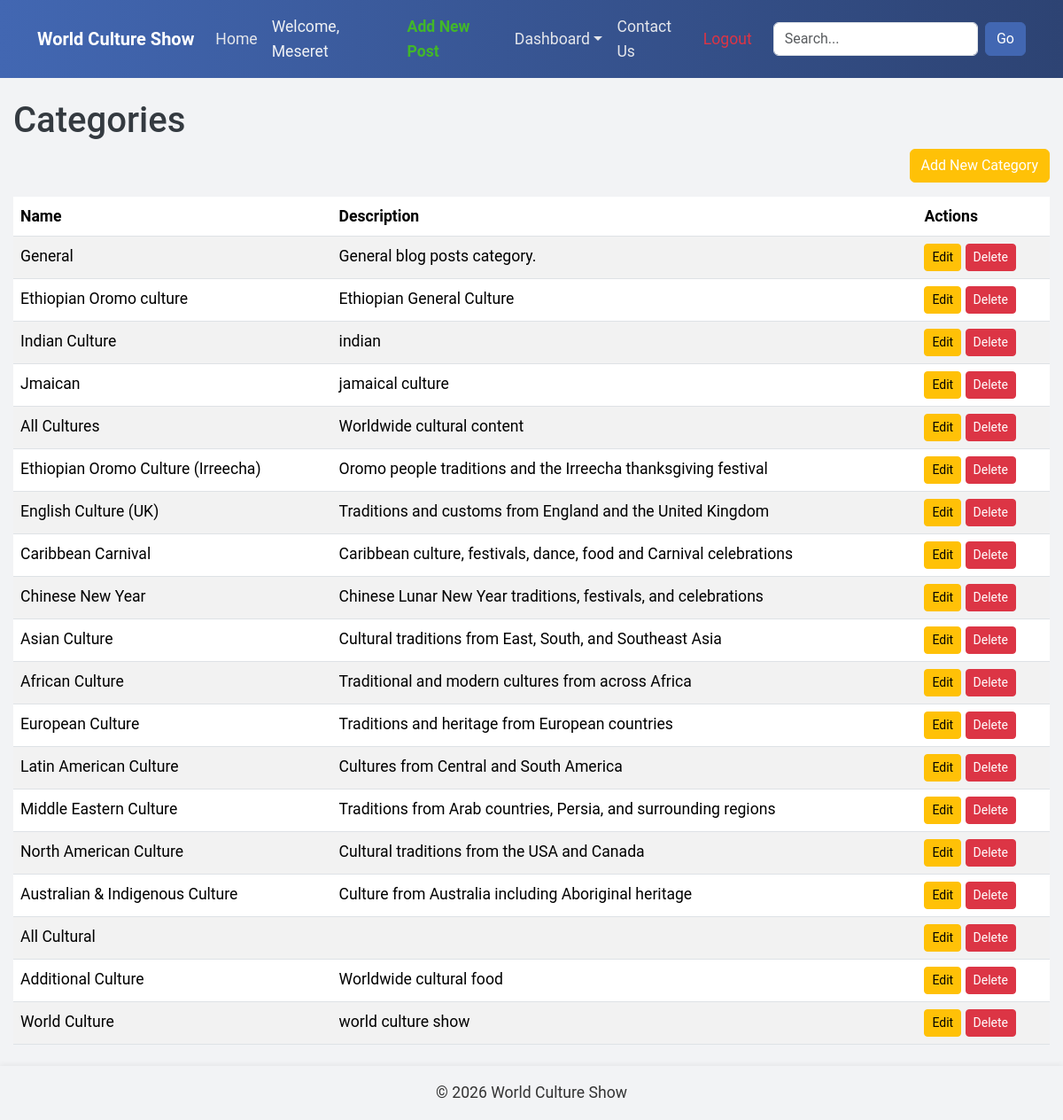
Screenshot of /index.php?controller=post&action=categories (signed in) with the database file from the repository.
### tables this page shows
CREATE TABLE `categories` (
  `id` int(11) NOT NULL,
  `name` varchar(100) NOT NULL,
  `description` text DEFAULT NULL,
  `created_at` datetime DEFAULT NULL
);

### index.php (called while the page is built, shortened)
<?php
function loadTemplate(string $templateFileName, array $variables = []): string
{
    extract($variables);
    include 'templates/' . $templateFileName;
    return ob_get_clean();
}
try {
    include 'includes/DatabaseConnection.php';
    include 'classes/DatabaseTable.php';
    $postsTable = new DatabaseTable($pdo, 'posts', 'id');
    $authorsTable = new DatabaseTable($pdo, 'authors', 'id');
    $categoriesTable = new DatabaseTable($pdo, 'categories', 'id');
    $commentsTable = new DatabaseTable($pdo, 'comments', 'id');
    $contactTable = new DatabaseTable($pdo, 'contact', 'id');
    $authentication = new Authentication($authorsTable, 'email', 'password');
    $postController = new PostController(
        postsTable: $postsTable,
        authorsTable: $authorsTable,
        categoriesTable: $categoriesTable,
        authentication: $authentication,
        commentsTable: $commentsTable,
        contactTable: $contactTable
    );
    $authorController = new AuthorController($authorsTable);
    $loginController = new Login($authentication);
    $contactController = new ContactController($contactTable, $authentication);
    $controllerName = $_GET['controller'] ?? 'post';
    $action = $_GET['action'] ?? 'home';
    $controllers = [
        'post' => $postController,
        'author' => $authorController,
        'login' => $loginController,
        'contact' => $contactController
    ];
    $controller = $controllers[$controllerName];
    $page = $controller->$action();
    $variables = $page['variables'] ?? [];
    $output = loadTemplate($page['template'], $variables);
} catch (PDOException $e) {
    $title = 'Database Error';
    $output = 'A database error occurred: ' . htmlspecialchars($e->getMessage());
} catch (Exception $e) {
    $title = 'Application Error';
    $output = 'An error occurred: ' . htmlspecialchars($e->getMessage());
}
include 'templates/layout.html.php';

### DatabaseTable.php (called while the page is built, shortened)
<?php
class DatabaseTable
{
    private PDO $pdo;
    private string $table;
    public function __construct(PDO $pdo, string $table, string $primaryKey)
    {
        $this->pdo = $pdo;
        $this->table = $table;
    }
    public function findAll(): array
    {
        if ($this->table === 'posts') {
            $stmt = $this->pdo->prepare('SELECT * FROM `' . $this->table . '` ORDER BY post_date DESC, id DESC');
        } else {
            $stmt = $this->pdo->prepare('SELECT * FROM `' . $this->table . '`');
        }
        $stmt->execute();
        return $stmt->fetchAll(PDO::FETCH_ASSOC);
    }
}

### PostController.php (called while the page is built, shortened)
<?php
class PostController
{
    public function categories(): array
    {
        return [
            'template' => 'categories.html.php',
            'title' => 'Categories',
            'variables' => [
                'categories' => $this->categoriesTable->findAll(),
                'is_logged_in' => $this->authentication->isLoggedIn()
            ]
        ];
    }
}
?>

### categories.html.php (the view, shortened to what this page needs)
<?php
$categories = $categories ?? [];
$is_logged_in = $is_logged_in ?? false;
?>
<h1>Categories</h1>
<?php if ($is_logged_in): ?>
    <div class="mb-3 text-end">
        <a href="index.php?controller=post&action=addCategory" class="btn btn-success">Add New Category</a>
    </div>
<?php endif; ?>
<?php if (!empty($categories)): ?>
    <table class="table table-striped">
        <thead>
            <tr>
                <th>Name</th>
                <th>Description</th>
                <?php if ($is_logged_in): ?>
                    <th>Actions</th>
                <?php endif; ?>
            </tr>
        </thead>
        <tbody>
            <?php foreach ($categories as $category): ?>
                <tr>
                    <td>
                        <?= htmlspecialchars($category['name']) ?>
                    </td>
                    <td>
                        <?= htmlspecialchars($category['description'] ?? '') ?>
                    </td>
                    <?php if ($is_logged_in): ?>
                        <td>
                            <a href="index.php?controller=post&action=addCategory&id=<?= $category['id'] ?>"
                                class="btn btn-warning btn-sm">Edit</a>
                            <form method="post" action="index.php?controller=post&action=deleteCategory"
                                style="display:inline-block;"
                                onsubmit="return confirm('Are you sure you want to delete this category?');">
                                <button type="submit" class="btn btn-danger btn-sm">Delete</button>
                            </form>
                        </td>
                    <?php endif; ?>
                </tr>
            <?php endforeach; ?>
        </tbody>
    </table>
<?php else: ?>
    <p class="alert alert-info">No categories found.</p>
<?php endif; ?>

### script.css (style rules this page uses)
:root { --primary: #4a4f54; --secondary: #ffc107; --bg: #f8f9fa; --text: #343a40; --card-bg: #ffffff; --card-shadow: rgba(0, 0, 0, 0.1); }
body { background-color: var(--bg); color: var(--text); font-family: 'Inter', 'Segoe UI', Tahoma, Geneva, Verdana, sans-serif; font-size: 1.1em; line-height: 1.6; }
a { color: var(--primary); text-decoration: none; transition: color 0.3s, transform 0.2s; }
.btn-success { background-color: var(--secondary); border-color: var(--secondary); }

### layout.html.php (style rules this page uses)
body { font-family: 'Roboto', sans-serif; background-color: #f2f3f5; }

### rows the page displays
categories: name "General", description "General blog posts category."
categories: name "Ethiopian Oromo culture", description "Ethiopian General Culture"
categories: name "Indian Culture", description "indian"
categories: name "Jmaican", description "jamaical culture"
categories: name "All Cultures", description "Worldwide cultural content"
categories: name "Ethiopian Oromo Culture (Irreecha)", description "Oromo people traditions and the Irreecha thanksgiving festival"
categories: name "English Culture (UK)", description "Traditions and customs from England and the United Kingdom"
categories: name "Caribbean Carnival", description "Caribbean culture, festivals, dance, food and Carnival celebrations"
categories: name "Chinese New Year", description "Chinese Lunar New Year traditions, festivals, and celebrations"
categories: name "Asian Culture", description "Cultural traditions from East, South, and Southeast Asia"
categories: name "African Culture", description "Traditional and modern cultures from across Africa"
categories: name "European Culture", description "Traditions and heritage from European countries"
categories: name "Latin American Culture", description "Cultures from Central and South America"
categories: name "Middle Eastern Culture", description "Traditions from Arab countries, Persia, and surrounding regions"
categories: name "North American Culture", description "Cultural traditions from the USA and Canada"
categories: name "Australian & Indigenous Culture", description "Culture from Australia including Aboriginal heritage"
categories: name "All Cultural"
categories: name "Additional Culture", description "Worldwide cultural food"
categories: name "World Culture", description "world culture show"

### other values shown
$authorName "Meseret"
